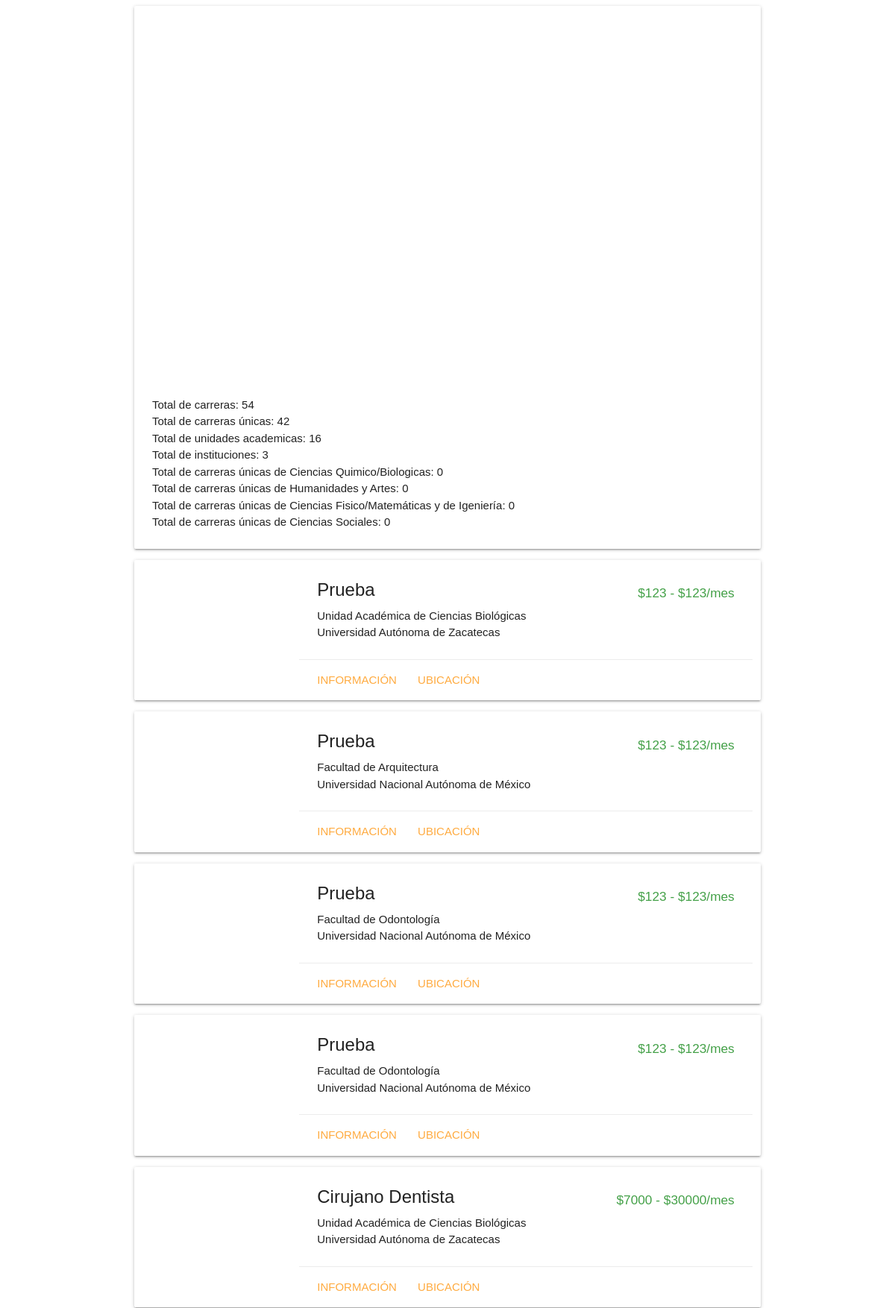
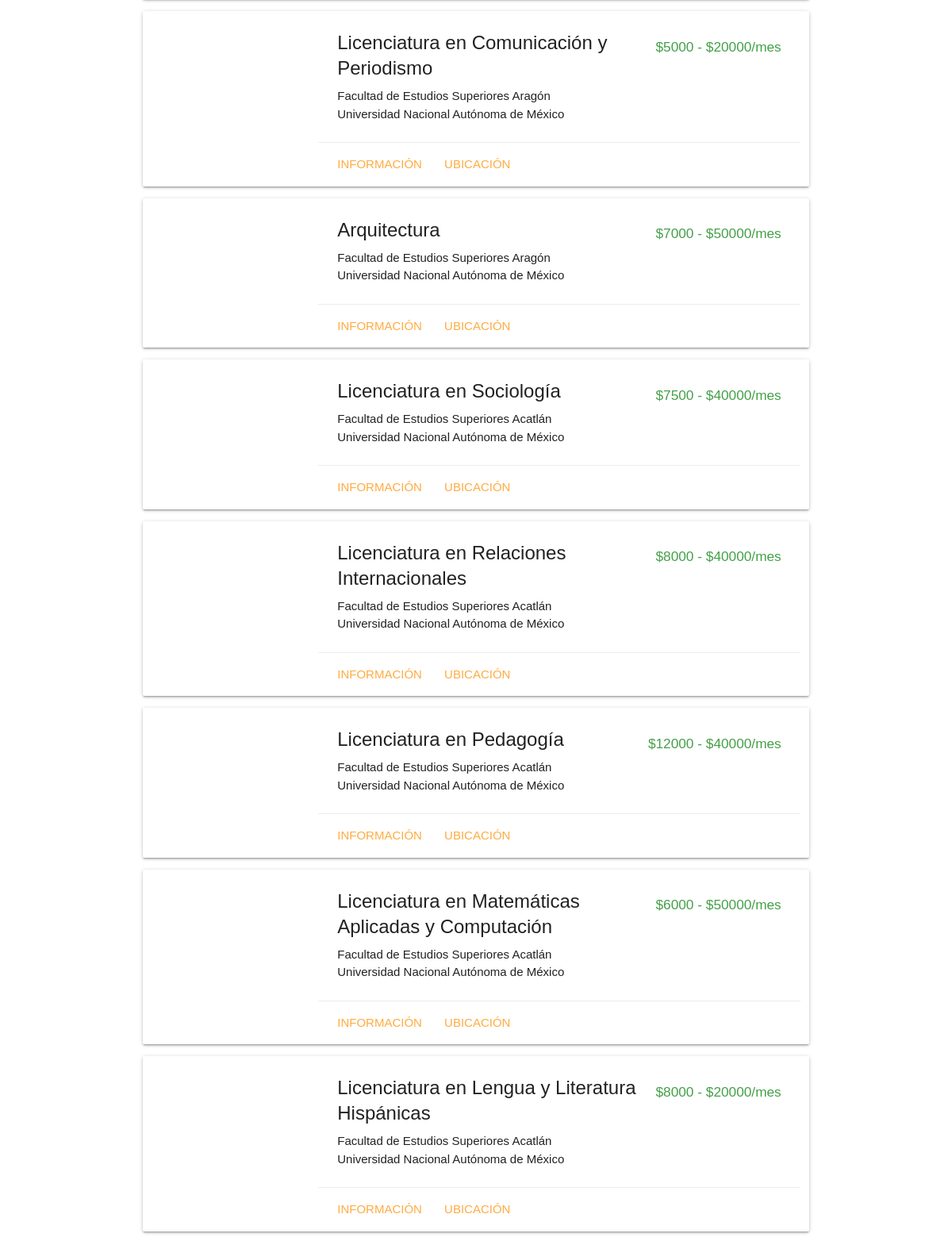
/public/nuevos/todas.php (upper part), run on the app's committed database (2 pictures, top to bottom).
### tables this page shows
CREATE TABLE `universidad` (
  `UID` int(11) NOT NULL,
  `nombre` varchar(150) NOT NULL,
  `descripcion` mediumtext NOT NULL,
  `lat` varchar(72) NOT NULL,
  `lng` varchar(72) NOT NULL,
  `foto_url` varchar(300) DEFAULT NULL,
  `foto_autor` varchar(70) NOT NULL,
  `ciudad` varchar(72) NOT NULL,
  `id_institutucion` int(11) NOT NULL
);

CREATE TABLE `carrera_info` (
  `UID` int(11) NOT NULL,
  `nombre` varchar(72) NOT NULL,
  `descripcion` mediumtext NOT NULL,
  `id_area` int(11) NOT NULL,
  `salario_min` float DEFAULT NULL,
  `salario_max` float DEFAULT NULL,
  `keywords` text NOT NULL
);

CREATE TABLE `institucion` (
  `UID` int(11) NOT NULL,
  `name` varchar(120) NOT NULL,
  `intercambio` mediumtext NOT NULL,
  `becas` mediumtext NOT NULL,
  `rank_nac` int(11) DEFAULT NULL,
  `rank_mun` int(11) DEFAULT NULL
);

### public/nuevos/todas.php (the view, shortened to what this page needs)
<html>
    <head>
    <link rel="stylesheet" type="text/css" href="../../assets/css/estilos.css">
    <link rel="stylesheet" href="https://cdnjs.cloudflare.com/ajax/libs/materialize/1.0.0-rc.2/css/materialize.min.css">
    </head>
    <body>
        <div class="container">
          <div class="card">
            <div class="card-content">
              <div id="heatmap" style="height: 500px"></div>
              <?php
                  include '../../private/conn.php';
                  $q = mysqli_query($con, "SELECT UID FROM carrera_uni");
                  echo "Total de carreras: ".mysqli_num_rows($q);
                  $q = mysqli_query($con, "SELECT UID FROM carrera_info");
                  echo "<br>Total de carreras únicas: ".mysqli_num_rows($q);
                  $q = mysqli_query($con, "SELECT UID FROM universidad");
                  echo "<br>Total de unidades academicas: ".mysqli_num_rows($q);
                  $q = mysqli_query($con, "SELECT UID FROM institucion");
                  echo "<br>Total de instituciones: ".mysqli_num_rows($q);
                  $q = mysqli_query($con, "SELECT UID FROM carrera_area WHERE id_area = 1");
                  echo "<br>Total de carreras únicas de Ciencias Quimico/Biologicas: ".mysqli_num_rows($q);
                  $q = mysqli_query($con, "SELECT UID FROM carrera_area WHERE id_area = 2");
                  echo "<br>Total de carreras únicas de Humanidades y Artes: ".mysqli_num_rows($q);
                  $q = mysqli_query($con, "SELECT UID FROM carrera_area WHERE id_area = 3");
                  echo "<br>Total de carreras únicas de Ciencias Fisico/Matemáticas y de Igeniería: ".mysqli_num_rows($q);
                  $q = mysqli_query($con, "SELECT UID FROM carrera_area WHERE id_area = 4");
                  echo "<br>Total de carreras únicas de Ciencias Sociales: ".mysqli_num_rows($q); ?>
            </div>
          </div>
          <?php
                $query = "SELECT universidad.foto_url, carrera_info.nombre, universidad.nombre, institucion.name, universidad.lat, universidad.lng, carrera_info.salario_min, carrera_info.salario_max FROM carrera_uni
                          JOIN universidad ON universidad.UID = carrera_uni.id_universidad
                          JOIN carrera_info ON carrera_info.UID = carrera_uni.id_carrera
                          JOIN institucion ON institucion.UID = universidad.id_institutucion ORDER BY carrera_uni.UID DESC";
                $result = mysqli_query($con,$query);
                while($card = mysqli_fetch_array($result, MYSQLI_NUM)){
                  echo '
                  <div class="card row hoverable">
                      <div class="reco_foto col s12 m3" data-content="'.$card[0].'" style="background:url('.$card[0].') no-repeat center center;"></div>
                      <div class="col s12 m9">
                          <div class="card-content">
                            <span class="right green-text text-darken-1"><h6>$'.$card[6].' - $'.$card[7].'/mes</h6></span>
                              <span class="card-title reco_carrera">'.$card[1].'</span>
                              <span class="reco_universidad">'.$card[2].'</span><br>
                              <span class="reco_inst">'.$card[3].'</span>
                          </div>
                          <div class="card-action">
                              <a href="carrera.php?carrera='.$card[1].'&uni='.$card[2].'" class="reco_info">Información</a>
                              <a class="modal-trigger reco_maps" data-lat="'.$card[4].'" data-lng="'.$card[5].'" onclick="lati = '.$card[4].', long= '.$card[5].';" href="#map-modal">Ubicación</a>
                          </div>
                      </div>
                  </div>';
                }
            ?>
        </div>
    </body>
</html>

### public/assets/css/estilos.css (style rules this page uses)
* { margin: 0px; padding: 0px; font-family: 'Raleway', sans-serif; font-weight: lighter; box-sizing: border-box; }
.reco_foto { height:12.5rem !important; background-size: auto 100% !important; }
@media screen and (min-width: 300px) { .reco_foto { min-height:12.5rem !important; background-size: 100% auto !important; } }

### data on the page
universidad: carrera_info.salario_min "123", carrera_info.salario_max "123", carrera_info.nombre "Prueba", nombre "Unidad Académica de Ciencias Biológicas", id_institutucion.name "Universidad Autónoma de Zacatecas", carrera_info.salario_min "7000", carrera_info.salario_max "30000", carrera_info.nombre "Cirujano Dentista"
universidad: carrera_info.salario_min "123", carrera_info.salario_max "123", carrera_info.nombre "Prueba", nombre "Facultad de Arquitectura", id_institutucion.name "Universidad Nacional Autónoma de México"
universidad: carrera_info.salario_min "123", carrera_info.salario_max "123", carrera_info.nombre "Prueba", nombre "Facultad de Odontología", id_institutucion.name "Universidad Nacional Autónoma de México"
universidad: carrera_info.salario_min "5000", carrera_info.salario_max "20000", carrera_info.nombre "Licenciatura en Comunicación y Periodismo", nombre "Facultad de Estudios Superiores Aragón", id_institutucion.name "Universidad Nacional Autónoma de México", carrera_info.salario_min "7000", carrera_info.salario_max "50000", carrera_info.nombre "Arquitectura"
universidad: carrera_info.salario_min "7500", carrera_info.salario_max "40000", carrera_info.nombre "Licenciatura en Sociología", nombre "Facultad de Estudios Superiores Acatlán", id_institutucion.name "Universidad Nacional Autónoma de México", carrera_info.salario_min "8000", carrera_info.nombre "Licenciatura en Relaciones Internacionales", carrera_info.salario_min "12000", carrera_info.nombre "Licenciatura en Pedagogía", carrera_info.salario_min "6000", carrera_info.salario_max "50000", carrera_info.nombre "Licenciatura en Matemáticas Aplicadas y Computación", carrera_info.salario_max "20000", carrera_info.nombre "Licenciatura en Lengua y Literatura Hispánicas"

### other printed values
mysqli_num_rows($q) "54"
mysqli_num_rows($q) "42"
mysqli_num_rows($q) "16"
mysqli_num_rows($q) "3"
mysqli_num_rows($q) "0"
